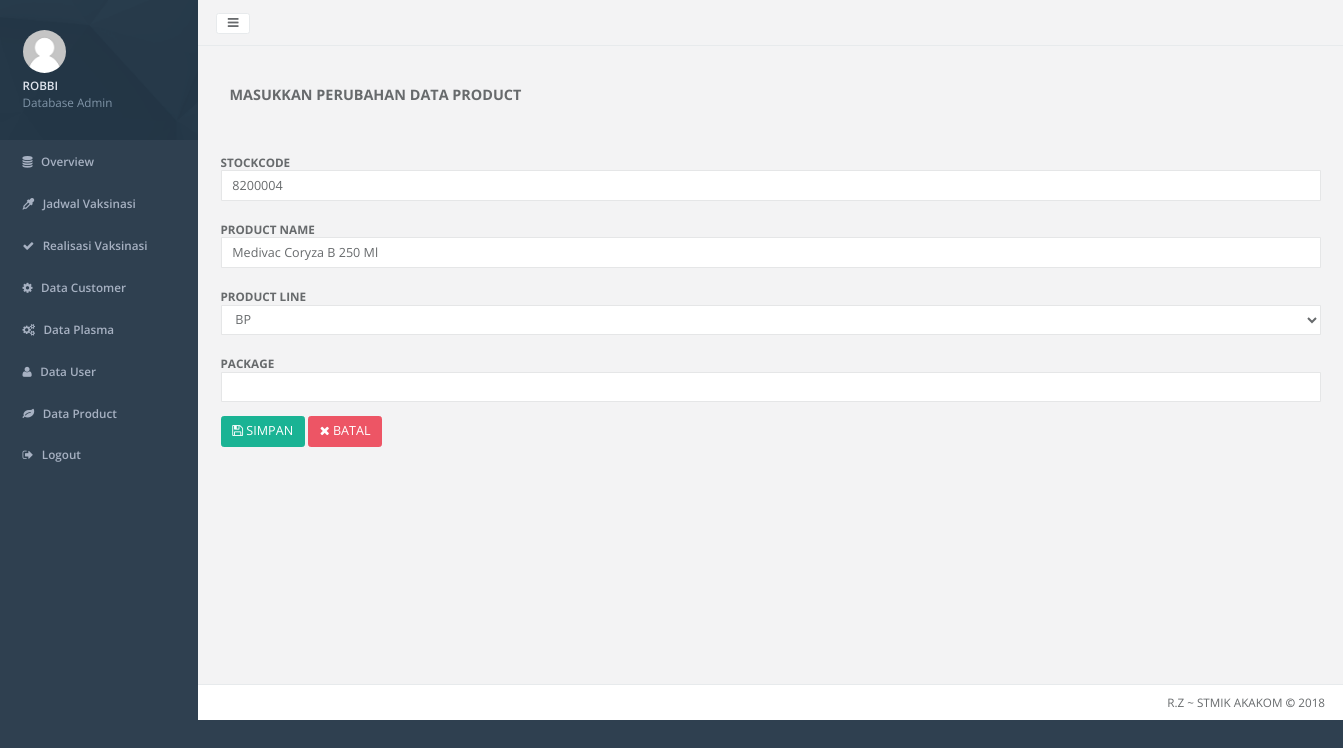
Page /_admin/home.php?hal=product-edit&stockcode=8200004 (signed in) on the committed database.
### tables this page shows
CREATE TABLE IF NOT EXISTS `product` (
  `stockcode` varchar(8) NOT NULL,
  `productname` varchar(32) NOT NULL,
  `productline` enum('BP','PP') NOT NULL,
  `package` varchar(16) NOT NULL
);

### _admin/product-edit.php (the view, shortened to what this page needs)
<div class="wrapper wrapper-content animated fadeInRight">
    <h3><b>MASUKKAN PERUBAHAN DATA PRODUCT</b></h3>
</div>
<?php
    $stockcode = $_GET["stockcode"];
    include "../koneksi.php";
    $sql = "select * from product where stockcode ='$stockcode'";
    $hasil = mysqli_query($kon,$sql);
    $data = mysqli_fetch_array($hasil);
    $stockcode    = $data['stockcode'];
    $productname  = $data['productname'];
    $productline  = $data['productline'];
    $package      = $data['package'];
?>
<form class="form-horizontal" action="product-simpan.php" method="post" enctype="multipart/form-data">
    <div class="form-group">
    <div class="col-sm-12">
        <label class="control-label" for="stockcode">STOCKCODE</label>
        <div class="controls">
            <input class="form-control" type="text" name="stockcode" value="<?php echo $stockcode; ?>">
        </div>
    </div>
    </div>
    <div class="form-group">
    <div class="col-sm-12">
        <label class="control-label" for="productname">PRODUCT NAME</label>
        <div class="controls">
            <input class="form-control" type="text" name="productname" value="<?php echo $productname;?>">
        </div>
    </div>
    </div>
    <div class="form-group">
    <div class="col-sm-12">
        <label class="control-label" for="productline">PRODUCT LINE</label>
        <div class="controls">
            <select class="form-control" name="productline">
              <option value="BP" <?php if ($productline == "BP") echo "selected"; ?> >BP</option>
            </select>
        </div>
    </div>
    </div>
    <div class="form-group">
    <div class="col-sm-12">
        <label class="control-label" for="package">PACKAGE</label>
        <div class="controls">
            <input class="form-control" type="text" name="package" value="<?php echo $package;?>">
        </div>
    </div>
    </div>
    <div class="form-group">
    <div class="col-sm-12 col-sm-10">
        <button type="submit" class="btn btn-primary"><i class="fa fa-floppy-o"></i>&nbsp;SIMPAN</button>
        <a class="btn btn-danger" href="home.php?hal=product-data"><i class="fa fa-times"></i>&nbsp;BATAL </a>
    </div>
    </div>
</form>

### rows in the picture
product: stockcode "8200004", productname "Medivac Coryza B 250 Ml", productline "BP"

### other values in the picture
substr($username, 0, 30) "ROBBI"
